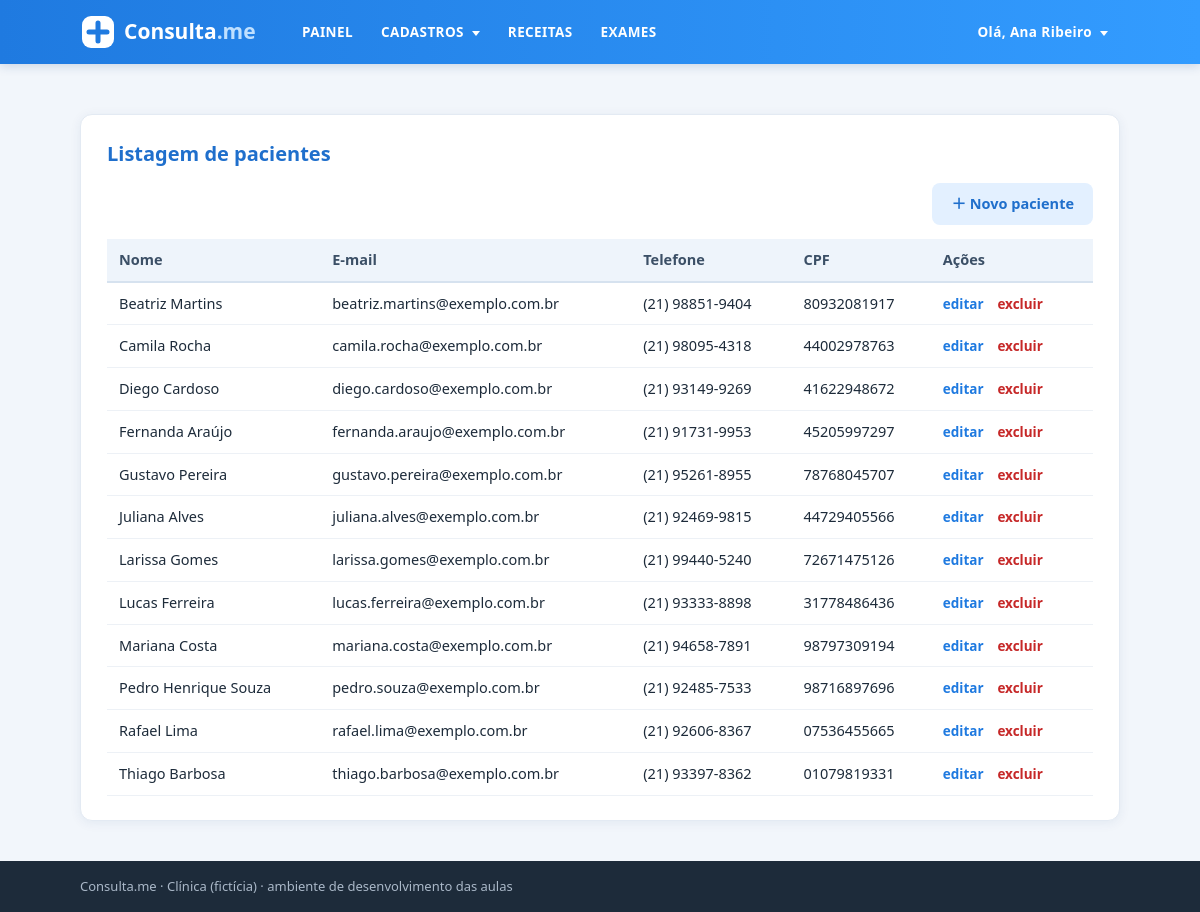
Screenshot of /pacientes/ (signed in) with the database file from the repository.
### intranet/models.py (models this page shows, shortened)
class Paciente(models.Model):
    nome = models.CharField(max_length=50)
    sobrenome = models.CharField(max_length=50)
    email = models.EmailField()
    telefone = models.CharField(max_length=15)
    cpf = models.CharField(max_length=11)   # 11 dígitos, sem pontos e traço
    criacao_data = models.DateTimeField(default=timezone.now)
    mensagem = models.TextField(blank=True)
    ativo = models.BooleanField(default=True)
    imagem = models.ImageField(upload_to='img/%Y/%m', blank=True)

### intranet/views.py (the view)
# urls.py: path('pacientes/', views.PacienteListView.as_view(), name='paciente-list'),
class PacienteListView(LoginRequiredMixin, ListView):
    model = Paciente
    template_name = 'intranet/pacientes/listagem.html'
    context_object_name = 'pacientes'
    def get_queryset(self):
        return Paciente.objects.filter(ativo=True).order_by('nome')

### intranet/templates/intranet/pacientes/listagem.html (shortened to what this page needs)
{% extends 'intranet/base_logado.html' %}
{% block content %}
<main class="container">
  <section class="card">
    <h2 class="title">Listagem de pacientes</h2>
    <div class="table-controls">
      <a href="{% url 'intranet:paciente-create' %}" class="btn btn-tertiary">＋ Novo paciente</a>
    </div>
    <table class="tabela">
      <thead><tr><th>Nome</th><th>E-mail</th><th>Telefone</th><th>CPF</th><th>Ações</th></tr></thead>
      <tbody>
        {% for paciente in pacientes %}
        <tr>
          <td>{{ paciente.nome }} {{ paciente.sobrenome }}</td>
          <td>{{ paciente.email }}</td>
          <td>{{ paciente.telefone }}</td>
          <td>{{ paciente.cpf }}</td>
          <td class="acoes">
            <a href="{% url 'intranet:paciente-update' paciente.pk %}">editar</a>
            <a class="perigo" href="{% url 'intranet:paciente-delete' paciente.pk %}">excluir</a>
          </td>
        </tr>
        {% empty %}
          <tr><td colspan="5">Nenhum paciente cadastrado.</td></tr>
        {% endfor %}
      </tbody>
    </table>
  </section>
</main>
{% endblock %}

### intranet/templates/intranet/base_logado.html (shortened to what this page needs)
{% extends 'intranet/base.html' %}
{% load static %}
{% block header %}
<header class="header">
  <div class="container header-container">
    <a class="logo" href="{% url 'intranet:painel' %}">
      <img src="{% static 'intranet/assets/logo.svg' %}" alt="Consulta.me">
    </a>
    <nav class="main-nav">
      <ul class="nav-left">
        <li><a href="{% url 'intranet:painel' %}">PAINEL</a></li>
        <li class="dropdown">
          <a href="#">CADASTROS <i class="arrow-down"></i></a>
        </li>
        <li><a href="{% url 'intranet:receita-list' %}">RECEITAS</a></li>
        <li><a href="{% url 'intranet:exames' %}">EXAMES</a></li>
      </ul>
      <ul class="nav-right">
        <li class="dropdown">
          <a href="#">
            Olá, <span>{{ request.user.get_full_name|default:request.user.username }}</span> <i class="arrow-down"></i>
          </a>
        </li>
      </ul>
    </nav>
  </div>
</header>
{% endblock %}

### intranet/static/intranet/style.css (style rules this page uses)
* { box-sizing: border-box; margin: 0; padding: 0; }
body { font-family: 'Segoe UI', Helvetica, Arial, sans-serif; background: #f2f6fb; color: #1d2b3a; line-height: 1.5; min-height: 100vh; display: flex; flex-direction: column; }
a { color: #1f7ae0; text-decoration: none; }
.container { width: 100%; max-width: 1080px; margin: 0 auto; padding: 0 20px; }
main.container { flex: 1; padding-top: 28px; padding-bottom: 40px; }
.header { background: #339cff; background: linear-gradient(90deg, #1f7ae0, #339cff); box-shadow: 0 2px 10px rgba(20, 60, 120, .18); }
.header-container { display: flex; align-items: center; justify-content: space-between; min-height: 64px; gap: 20px; }
.logo img { display: block; height: 40px; }
.main-nav { display: flex; align-items: center; justify-content: space-between; flex: 1; gap: 20px; }
.main-nav ul { list-style: none; display: flex; align-items: center; gap: 4px; }
.main-nav > ul > li > a { display: block; padding: 20px 12px; color: #fff; font-weight: 600; font-size: 13.5px; letter-spacing: .03em; }
.arrow-down { display: inline-block; width: 0; height: 0; margin-left: 4px; vertical-align: middle; border-left: 4px solid transparent; border-right: 4px solid transparent; border-top: 5px solid #fff; }
.header .dropdown { position: relative; }
.card { background: #fff; border-radius: 12px; padding: 24px 26px; margin-top: 22px; box-shadow: 0 2px 12px rgba(20, 60, 120, .07); border: 1px solid #e3eaf3; }
.title { font-size: 20px; color: #1f6fcc; margin-bottom: 14px; }
.table-controls { display: flex; justify-content: flex-end; gap: 10px; margin-bottom: 14px; }
.tabela { width: 100%; border-collapse: collapse; font-size: 14.5px; }
.tabela th { text-align: left; background: #eef4fb; color: #3b4f66; font-weight: 600; padding: 10px 12px; border-bottom: 2px solid #d6e2ef; }
.tabela td { padding: 10px 12px; border-bottom: 1px solid #edf1f6; vertical-align: top; }
.acoes a { margin-right: 10px; font-weight: 600; font-size: 13.5px; }
.acoes a.perigo { color: #c62828; }
.btn { display: inline-block; padding: 9px 18px; border-radius: 8px; border: 1px solid transparent; font-size: 14.5px; font-weight: 600; cursor: pointer; font-family: inherit; text-align: center; }
.btn-tertiary { background: #e3f0ff; color: #1f6fcc; }

### rows the page displays
Paciente: nome "Beatriz", sobrenome "Martins", email "beatriz.martins@exemplo.com.br", telefone "(21) 98851-9404", cpf "80932081917"
Paciente: nome "Camila", sobrenome "Rocha", email "camila.rocha@exemplo.com.br", telefone "(21) 98095-4318", cpf "44002978763"
Paciente: nome "Diego", sobrenome "Cardoso", email "diego.cardoso@exemplo.com.br", telefone "(21) 93149-9269", cpf "41622948672"
Paciente: nome "Fernanda", sobrenome "Araújo", email "fernanda.araujo@exemplo.com.br", telefone "(21) 91731-9953", cpf "45205997297"
Paciente: nome "Gustavo", sobrenome "Pereira", email "gustavo.pereira@exemplo.com.br", telefone "(21) 95261-8955", cpf "78768045707"
Paciente: nome "Juliana", sobrenome "Alves", email "juliana.alves@exemplo.com.br", telefone "(21) 92469-9815", cpf "44729405566"
Paciente: nome "Larissa", sobrenome "Gomes", email "larissa.gomes@exemplo.com.br", telefone "(21) 99440-5240", cpf "72671475126"
Paciente: nome "Lucas", sobrenome "Ferreira", email "lucas.ferreira@exemplo.com.br", telefone "(21) 93333-8898", cpf "31778486436"
Paciente: nome "Mariana", sobrenome "Costa", email "mariana.costa@exemplo.com.br", telefone "(21) 94658-7891", cpf "98797309194"
Paciente: nome "Pedro", sobrenome "Henrique Souza", email "pedro.souza@exemplo.com.br", telefone "(21) 92485-7533", cpf "98716897696"
Paciente: nome "Rafael", sobrenome "Lima", email "rafael.lima@exemplo.com.br", telefone "(21) 92606-8367", cpf "07536455665"
Paciente: nome "Thiago", sobrenome "Barbosa", email "thiago.barbosa@exemplo.com.br", telefone "(21) 93397-8362", cpf "01079819331"

### other values shown
{{ request.user.get_full_name|default:request.user.username }} "Ana Ribeiro"
